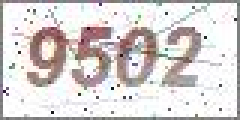
#> input picture codeImg.jpg, 80 x 40 px (shown 3 times larger)
$ python ocr.py
#> lines starting #> are read from the running program, lines starting #| are printed output that depends on the picture; after the words box and inside, x2 and y2 are one past the last pixel; in counts of white or black regions, pixels touching at a corner belong together
import pytesseract
from PIL import Image


class OCR():
    """OCR
    圖片驗證碼識別
    """
    def __init__(self, tesseract_cmd='tesseract'):
        """__init__

        Keyword Arguments:
            tesseract_cmd {str} --  tesseract指令或路徑(default: {'tesseract'})
        """
        pytesseract.pytesseract.tesseract_cmd = tesseract_cmd

    def judge(self, pixl):
        THRESHOLD = 80
        if pixl>THRESHOLD:
            return 1
        else:
            return 0
    def depoint(self, img):
        """對傳入的二值化圖像進行降噪"""
        pixdata = img.load()
        w,h = img.size
        for y in range(1,h-1):
            for x in range(1,w-1):
                count = 0
                if self.judge(pixdata[x,y-1]):#上
                    count = count + 1
                if self.judge(pixdata[x,y+1]):#下
                    count = count + 1
                if self.judge(pixdata[x-1,y]):#左
                    count = count + 1
                if self.judge(pixdata[x+1,y]):#右
                    count = count + 1
                if self.judge(pixdata[x-1,y-1]):#左上
                    count = count + 1
                if self.judge(pixdata[x-1,y+1]):#左下
                    count = count + 1
                if self.judge(pixdata[x+1,y-1]):#右上
                    count = count + 1
                if self.judge(pixdata[x+1,y+1]):#右下
                    count = count + 1
                if count > 4:
                    pixdata[x,y] = 255
        return img
    def heibaihua(self, img):
        Img = img.convert('L')
        threshold = 200
        table = []
        for i in range(256):
            if i < threshold:
                table.append(0)
            else:
                table.append(1)
        photo = Img.point(table, '1')
        #photo.save("BuildImageCode2.jpg")
        return photo
    def noise_remove_pil(self, image_name, k):
        """
        8鄰域降噪
        Args:
            image_name: 圖片文件命名
            k: 判斷閾值
        Returns:
        """
#> called with image_name = './codeImg.jpg', k = 4
        def calculate_noise_count(img_obj, w, h):
            """
            計算鄰域非白色的個數
            Args:
                img_obj: img obj
                w: width
                h: height
            Returns:
                count (int)
            """
            count = 0
            width, height = img_obj.size
            for _w_ in [w - 1, w, w + 1]:
                for _h_ in [h - 1, h, h + 1]:
                    if _w_ > width - 1:
                        continue
                    if _h_ > height - 1:
                        continue
                    if _w_ == w and _h_ == h:
                        continue
                    if img_obj.getpixel((_w_, _h_)) < 230:
                        # 這裏因爲是灰度圖像，設置小於230爲非白色
                        count += 1
            return count
        img = Image.open(image_name)
#> img is the input picture: PIL image 80x40 RGB; mean R, G, B 216.6, 211.1, 210.6
        # 灰度
        gray_img = img.convert('L')
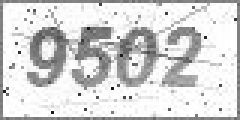
#> gray_img: PIL image 80x40 L (shown 3 times larger); min 20, max 255, mean 212.7
        w, h = gray_img.size
#> w = 80; h = 40
        for _w in range(w):
            for _h in range(h):
                if _w == 0 or _h == 0:
                    gray_img.putpixel((_w, _h), 255)
                    continue
                # 計算鄰域非白色的個數
                pixel = gray_img.getpixel((_w, _h))
                if pixel == 255:
                    continue
                if calculate_noise_count(gray_img, _w, _h) < k:
                    gray_img.putpixel((_w, _h), 255)
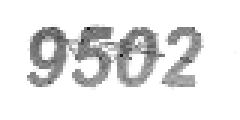
#> gray_img: PIL image 80x40 L (shown 3 times larger); min 23, max 255, mean 230
        return gray_img

    def convert(self, image, threshold=4):
        img = self.noise_remove_pil(image, threshold)
        img = self.heibaihua(img)
#> in heibaihua, `photo = Img.point(table, '1')`:
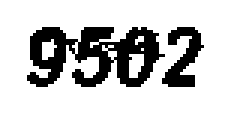
#> photo: PIL image 80x40 1 (shown 3 times larger); 79.1% white; 2 black regions, box (x1, y1, x2, y2) and area: (9, 9, 55, 29) 530, (54, 9, 68, 29) 138
        img = self.depoint(img)
#> (the run stopped early here; a loop or call above may not have finished)
